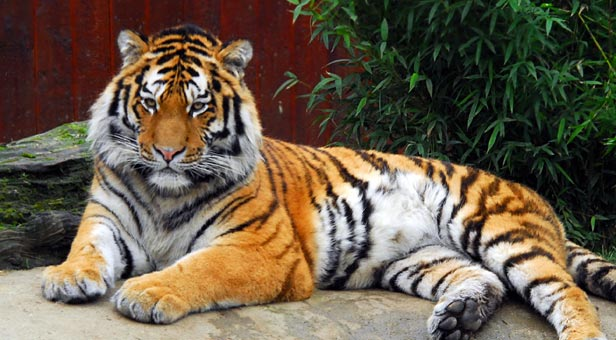
%> input picture Lab3/bildat_lab3/tiger1.jpg, 616 x 340 px
$ octave --eval "question2;"   (GNU Octave 9; MATLAB toolbox functions it lacks are replaced by stand-ins)
%> lines starting %> are read from the running program, lines starting %| are printed output that depends on the picture; in (x1, y1, x2, y2) boxes, pixels count from 0 and x2, y2 are one past the last pixel; in counts of white or black regions, pixels touching at a corner belong together; the program's own positions count from 1
### Lab3/functions/kmeans_segm.m
function [segmentation, centers, Lconv] = ...
         kmeans_segm(image, K, L, seed, method)
  err_limit = double(max(image, [], 'all') - min(image, [], 'all'))^2 / 256^2;
  % If L = 0, then run until converged (MSE < 1).
  % If Lconv > 0 then converged at Lconv = L.
  if nargin < 5
    method = 'k-means++';
  end
  if L == 0
    L = 100;
    until_converged = true;
  else
    until_converged = false;
  end
  if seed >= 0
    rng(seed);
  end

  Lconv = 0;
  % Check if image is already flattened.
  if ndims(image) == 2
    [height, channels] = size(image);
    width = 1;
    Ivec = image;
  else
    [height, width, channels] = size(image);
    Ivec = reshape(double(image), height * width, channels);
  end

  Avec = zeros([height * width, 1], "uint8");
  if strcmpi(method, 'forgy')
    % 'Using random points for initialization'
    % randi produces random integers [1,256] so subtract one for [0,255).
    Z = randi(height * width, K, 1);
    % Initialize centers from existing values instead of randomly
    % making them up to prevent unassigned clusters in the first round.
    centers = Ivec(Z, :);
  elseif strcmpi(method, 'k-means++')
    % 'Using K-means++ for initialization'
    % K-means++
    Z = randi(height * width, 1);
    centers = zeros(K, channels);
    centers(1, :) = Ivec(Z, :);

    for i = 2:K
      % Why does this work without sorting? Because if
      % D.^2 is a vector of squared distances, e.g.
      % [4 36 9 1 4 0 0 16 4 36] then the cumulative sum (normalized) is
      % [0.0364 0.3636 0.4455 0.4545 0.4909 0.4909 0.4909 0.6364 0.6727 1].
      % With a uniform random number generator [0,1), it is much more
      % likely to pick numbers that hit the gap between the first two values
      % than the gap between 0 and the first number. A number falling
      % between the two first numbers corresponds to index 2, which
      % corresponds to an index in Ivec that is far from the centers
      % picked so far.
      [D, ~] = pdist2(centers(1:i - 1, :), Ivec, 'euclidean', 'Smallest', 1);
      D = cumsum(D.^2);
      if D(end) == 0
        ME = MException('k_means_segm:badInitialization', ...
                        'All initial centers equal')
        throw(ME)
      end
      ix = find(rand < D/D(end), 1);
      centers(i, :) = Ivec(ix, :);
    end
  else
    ME = MException('k_means_segm:noSuchMethod', ...
                    'Method %s not recognized', method);
    throw(ME)
  end

  for l = 1:L
    [p, Avec] = pdist2(centers, Ivec, 'euclidean', 'Smallest', 1);
    mu = zeros([K, 3]);
    for k = 1:K
      avec_k = (Avec == k);
      if any(avec_k)
        mu(k, :) = mean(Ivec(avec_k, :));
      else
        mu(k, :) = centers(k, :);
      end
    end
    err = immse(centers, mu);
    centers = mu;
    if until_converged && err < err_limit
      Lconv = l;
      break;
    end
  end

  segmentation = reshape(Avec, height, width, 1);
end

### Lab3/question2.m
function question2()
  function [segmentation, centers, Lconv] = ...
           kmeans_pp(im, K, L, seed, sigma, scale_factor)
    % If L = 0, then run until converged (MSE < 1).
    if nargin < 6
      scale_factor = 1.0;
    end
    if nargin < 5
      sigma = 1.0;
    end
    if scale_factor ~= 1.0
      "Scaling!"
      im = imresize(im, scale_factor);
    end
    if sigma > 0
      d = 2 * ceil(sigma * 2) + 1;
      h = fspecial('gaussian', [d d], sigma);
      im = imfilter(im, h);
    end
    [segmentation, centers, Lconv] = kmeans_segm(im, K, L, seed, 'k-means++');
  end

  % [50 lines left out: functions plot_kmeans, convergence_per_seed, not called in this run]

  function convergence_per_K()
    Ks = 2:32;
    sigma = 1.0;
    names = ['tiger1.jpg'; 'tiger2.jpg'; 'tiger3.jpg'; 'orange.jpg'];
    n_iters = 25;  % Change this to 100 for plot but takes a looong time.
    n_Ks = length(Ks);
    [n_images, ~] = size(names);
    conv = zeros(n_iters * n_images, n_Ks);

    % Set random seed based on current time and do not reinitialize below
    % (use seed = -1).
    rng('shuffle');
    for s = 1:n_Ks
      for i = 1:n_images
        fprintf('Processing "%s" (K=%d/%d)...\n', names(i, :), Ks(s), Ks(end));
        im = imread(names(i, :));
%> im is the input picture: size 340x616x3 uint8; mean R, G, B 106, 92.5, 74.4
        for j = 1:n_iters
          fprintf('%d ', j);
          [~, ~, Lconv] = kmeans_pp(im, Ks(s), 0, -1, sigma);
          conv(j + (i - 1) * n_iters, s) = Lconv;
        end
%> this loop made 25 passes
%> Lconv on passes 1 to 12: 3, 3, 5, 2, 5, 3, 3, 3, 5, 2, 6, 5
%> pass 1, in kmeans_pp, `im = imfilter(im, h);`:
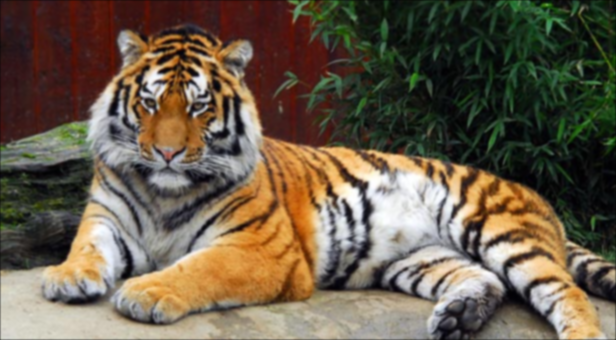
%> im: size 340x616x3 uint8; mean R, G, B 105.7, 92.2, 74.1
%> pass 1, in kmeans_pp, `[segmentation, centers, Lconv] = kmeans_segm(im, K, L, seed, 'k-means+..`:
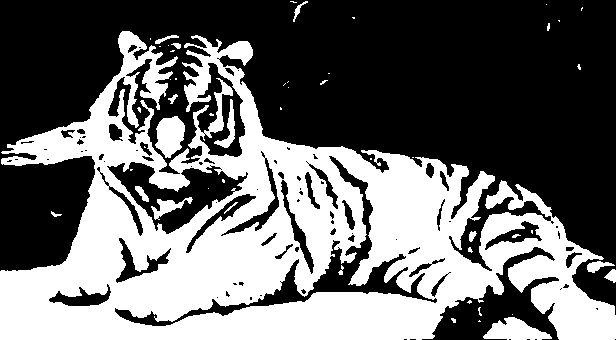
%> segmentation: size 340x616 double; values 1 (black) and 2 (white), 41.4% white; 51 white regions (34 under 20 px), largest, box (x1, y1, x2, y2) and area: (0, 31, 616, 340) 83220, (483, 317, 552, 340) 954, (155, 116, 185, 158) 892
%> pass 3, in kmeans_pp (call 3), `[segmentation, centers, Lconv] = kmeans_segm(im, K, L, seed, 'k-means+..`:
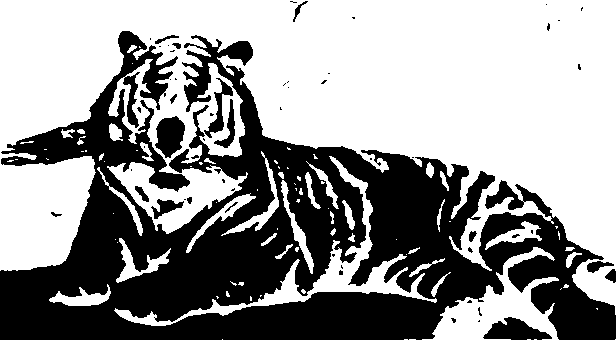
%> segmentation: size 340x616 double; values 1 (black) and 2 (white), 58.9% white; 57 black regions (40 under 20 px), largest, box (x1, y1, x2, y2) and area: (0, 31, 616, 340) 82129, (483, 317, 552, 340) 933, (155, 116, 185, 158) 879
        fprintf('\n');
      end

    end
    figure(101);
    boxplot(conv, Ks, 'PlotStyle', 'compact');
    xlabel('K');
    ylabel('iterations');
    title(sprintf(strcat( ...
            'Number of iterations for convergence per K\n', ...
            '(\\sigma=%.1f, iterations per K=%d*%d images=%d)'), ...
            sigma, n_iters, n_images, n_iters * n_images));
    saveas(gcf, 'report/images/q2-convergence-per-K.pdf');
  end

  % [36 lines left out: function convergence_per_sigma, not called in this run]

  % convergence_per_sigma();
  % return
  convergence_per_K();
  return
  convergence_per_seed();
  return

  K = 8;               % number of clusters used
  L = 5;               % number of iterations
  seed = 25;           % seed used for random initialization
  scale_factor = 1.0;  % image downscale factor
  image_sigma = 1.0;   % image preblurring scale

  im1 = imread('tiger1.jpg');
  im2 = imread('tiger2.jpg');
  im3 = imread('tiger3.jpg');

  %% Image.
  % [37 lines of commented-out code are left out]

  figure(5);
  subplot(3, 3, 1); plot_kmeans(im1, 6, 100, 19, image_sigma, scale_factor);
  subplot(3, 3, 2); plot_kmeans(im1, 6, 100, 44, image_sigma, scale_factor);
  subplot(3, 3, 3); plot_kmeans(im1, 6, 100, 25, image_sigma, scale_factor);
  subplot(3, 3, 4); plot_kmeans(im2, 6, 100, 19, image_sigma, scale_factor);
  subplot(3, 3, 5); plot_kmeans(im2, 6, 100, 44, image_sigma, scale_factor);
  subplot(3, 3, 6); plot_kmeans(im2, 6, 100, 25, image_sigma, scale_factor);
  subplot(3, 3, 7); plot_kmeans(im3, 6, 100, 19, image_sigma, scale_factor);
  subplot(3, 3, 8); plot_kmeans(im3, 6, 100, 44, image_sigma, scale_factor);
  subplot(3, 3, 9); plot_kmeans(im3, 6, 100, 25, image_sigma, scale_factor);

  figure(6);
  subplot(3, 3, 1); plot_kmeans(im1, 6, 100, 19, 0.01, 3);
  subplot(3, 3, 2); plot_kmeans(im1, 6, 100, 44, 0.01, 3);
  subplot(3, 3, 3); plot_kmeans(im1, 6, 100, 25, 0.01, 3);
  subplot(3, 3, 4); plot_kmeans(im2, 6, 100, 19, 0.01, 3);
  subplot(3, 3, 5); plot_kmeans(im2, 6, 100, 44, 0.01, 3);
  subplot(3, 3, 6); plot_kmeans(im2, 6, 100, 25, 0.01, 3);
  subplot(3, 3, 7); plot_kmeans(im3, 6, 100, 19, 0.01, 3);
  subplot(3, 3, 8); plot_kmeans(im3, 6, 100, 44, 0.01, 3);
  subplot(3, 3, 9); plot_kmeans(im3, 6, 100, 25, 0.01, 3);
  return


  im = imresize(im, scale_factor);
  im_not_smoothed = im;
  d = 2 * ceil(image_sigma * 2) + 1;
  h = fspecial('gaussian', [d d], image_sigma);
  im = imfilter(im, h);

  %% Image.
  figure(1);
  image(im_not_smoothed);
  title('Image');

  %% Initial colors from randomly selected points (Forgy method).
  tic
  [segmentation, centers] = kmeans_segm(im, K, L, seed, 'forgy');
  toc

  figure(2);
  image(segmentation)
  % Colormap must have values in [0, 1].
  colormap(centers / 255.0);
  axis off;
  colorbar;
  title(sprintf('Forgy initialization (K=%d, L=%d, seed=%d)', K, L, seed));

  figure(3);
  im_overlayed = overlay_bounds(im_not_smoothed, segmentation);
  image(im_overlayed);
  axis off;
  colorbar('off');
  title(sprintf('Forgy initialization (K=%d, L=%d, seed=%d)', K, L, seed));

  %% K-means++.
  tic
  [segmentation, centers] = kmeans_segm(im, K, L, seed, 'k-means++');
  toc

  figure(4);
  image(segmentation)
  % Colormap must have values in [0, 1].
  colormap(centers / 255.0);
  axis off;
  colorbar;
  title(sprintf('K-means++ (K=%d, L=%d, seed=%d)', K, L, seed));

  figure(5);
  im_overlayed = overlay_bounds(im_not_smoothed, segmentation);
  image(im_overlayed);
  axis off;
  colorbar('off');
  title(sprintf('K-means++ (K=%d, L=%d, seed=%d)', K, L, seed));
end
%> (the run ends here)
